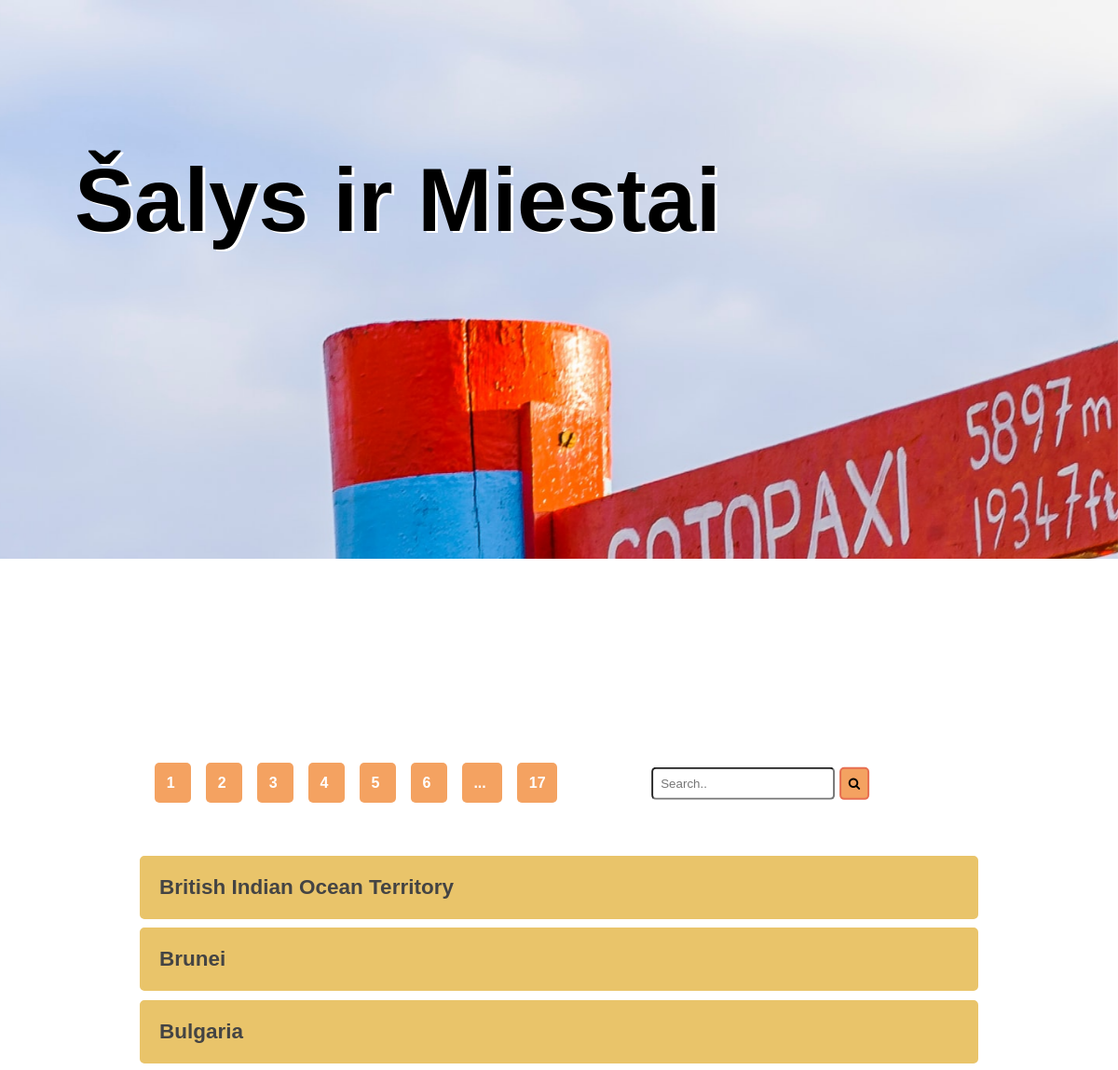
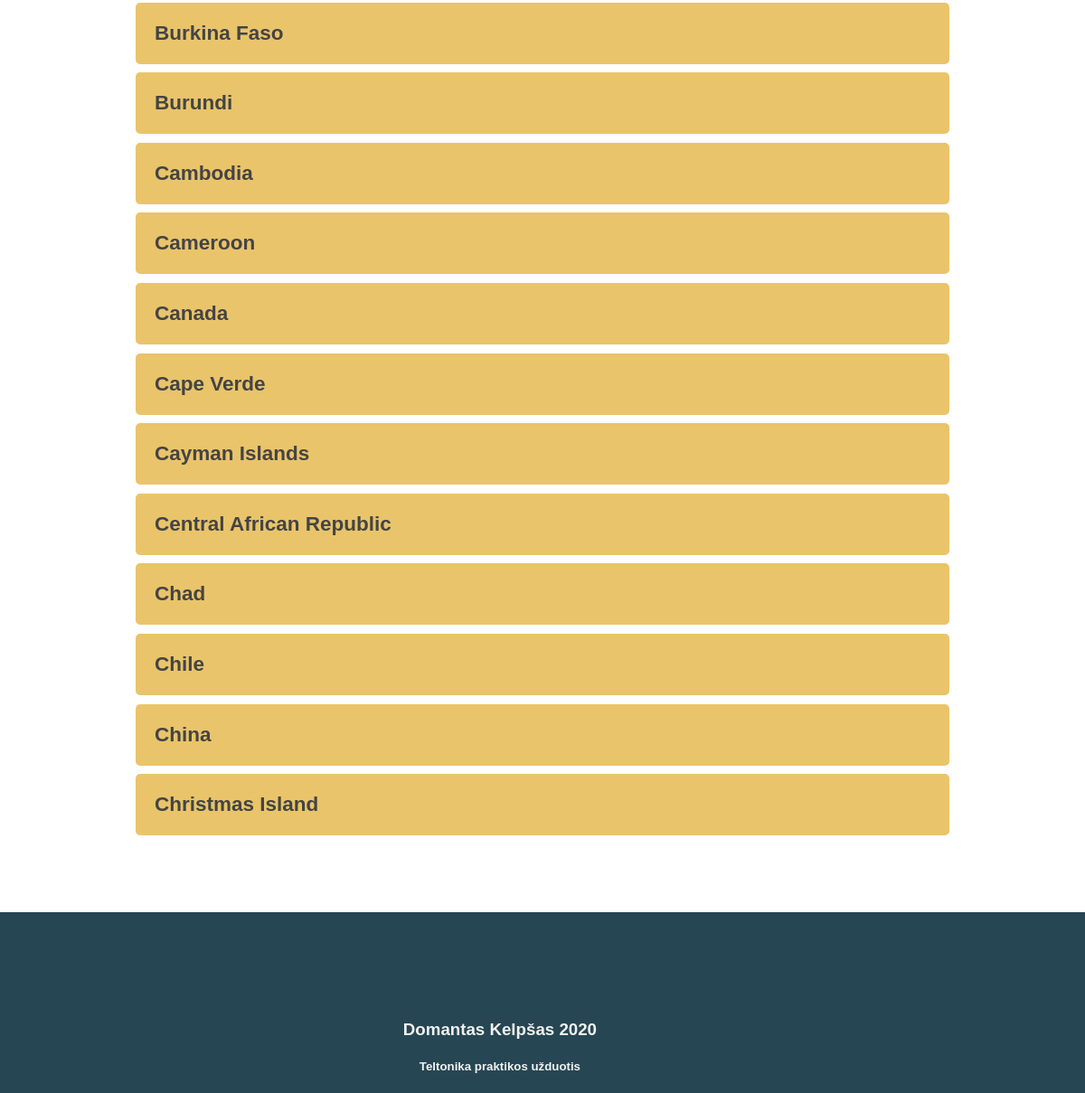
Screenshot of /webpage/index.php?start=2 with the database file from the repository (2 pictures, top to bottom).
### tables this page shows
CREATE TABLE `country` (
  `name` varchar(64) NOT NULL,
  `sortname` varchar(2) NOT NULL,
  `area` float UNSIGNED NOT NULL DEFAULT 0,
  `population` int(10) UNSIGNED NOT NULL DEFAULT 0,
  `phonecode` smallint(5) UNSIGNED NOT NULL,
  `flag` varchar(255) DEFAULT NULL,
  `id` smallint(5) UNSIGNED NOT NULL
);

### webpage/db/db_getlist.php (called while the page is built, shortened)
<?php
include 'db_connect.php';
$getCountries = $conn->prepare("SELECT * FROM country ORDER BY id ASC");
$getCountries->execute();
$countries = $getCountries->fetchAll();
$itemsPerPage = 15;
if(!empty($_GET['start']))
$page = $_GET['start'];
else $page = 0;
$start = $page * $itemsPerPage;
$getCountriesWithLimit = $conn->prepare("SELECT * FROM country ORDER BY id ASC limit $start,$itemsPerPage");
$getCountriesWithLimit->execute();
$countries = $getCountriesWithLimit->fetchAll();

### webpage/components/datalist.php (shortened to what this page needs)
<?php
require 'db/db_getlist.php'; ?>
<div class="search-container">
<?php include 'search.php';
include 'paging.php'; ?>
</div>
<?php
foreach($countries as $country):?>
        <button class="accordion"><h2><?= $country['name']?></h2>
        </button>
        <?php  endforeach;?>

### webpage/styles/main.css (style rules this page uses)
* { box-sizing: border-box; }
html, body { margin: 0; padding: 0; }
body { font-family: Arial, Helvetica, sans-serif; }

### webpage/styles/accordion.css (style rules this page uses)
.accordion { background-color: #e9c46a; color: #444; cursor: pointer; padding: 18px; width: 100%; border: solid 3px #e9c46a; text-align: left; outline: none; font-size: 15px; transition: 0.4s; margin: 0.3rem 0; }
.accordion h2 { display: inline; vertical-align: middle; padding-right: 1rem; }

### webpage/styles/search.css (style rules this page uses)
.search-container { position: relative; margin: 2rem 0; }
.search-box input, button { padding: 0.5rem; border-radius: 5px; }

### rows the page displays
country: name "British Indian Ocean Territory"
country: name "Brunei"
country: name "Bulgaria"
country: name "Burkina Faso"
country: name "Burundi"
country: name "Cambodia"
country: name "Cameroon"
country: name "Canada"
country: name "Cape Verde"
country: name "Cayman Islands"
country: name "Central African Republic"
country: name "Chad"
country: name "Chile"
country: name "China"
country: name "Christmas Island"

### other values shown
$pageNums "17"
